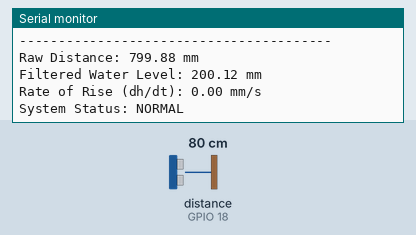
Recording of a program running on a simulated ESP32. Shown: the last lines printed to the serial monitor. Wiring (from diagram.json): ultrasonic range finder: trigger GPIO 5; echo GPIO 18. The test bench sets the inputs (shaded band); at power-on: distance to the obstacle (sensor on GPIO 18) 80 cm. The echo pulse lasts 58.3 µs per cm.

Above: at 5.8 s.
5.9 s: distance to the obstacle (sensor on GPIO 18) set to 2 cm
At 11.5 s:
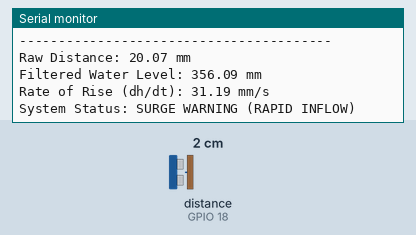
16.5 s: distance to the obstacle (sensor on GPIO 18) set to 4 cm
At 21.0 s:
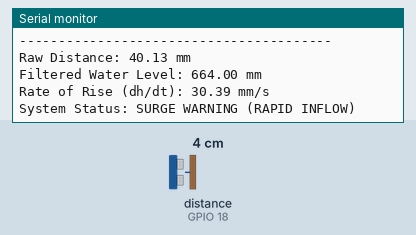
22.5 s: distance to the obstacle (sensor on GPIO 18) set to 60 cm
At 26.6 s:
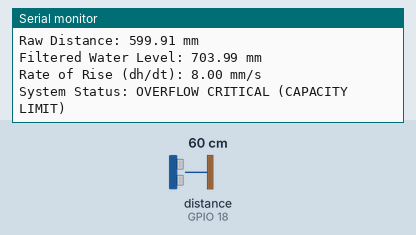
Timing chart, 0 to 28.1 s (numbered marks = the images above; inputs shaded):
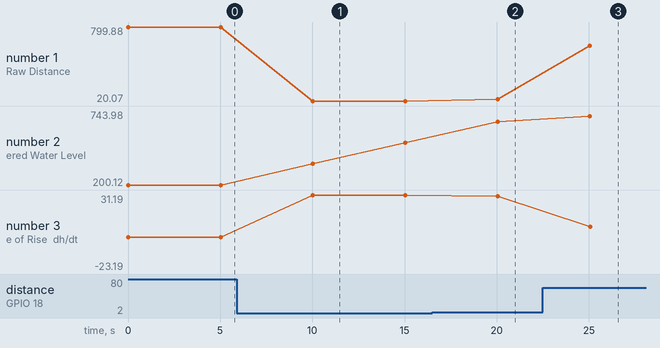

The program:

main.cpp
```cpp
#include <Arduino.h>
#include "esp_sleep.h"

// Set to true when running inside Wokwi simulator********
// Set to false when flashing to real ESP32 hardware**********
#define IS_SIMULATION true

// --- Pin Definitions ---
const int TRIG_PIN = 5;
const int ECHO_PIN = 18;

// --- Physical Drain Configuration ---
const float DRAIN_DEPTH_MM = 1000.0; // Drain depth in mm

// --- Power Saving Sleep Configuration ---
#define TIME_TO_SLEEP_SEC 5
#define uS_TO_S_FACTOR 1000000ULL

// --- Filtering Configuration ---
const int FILTER_WINDOW_SIZE = 5;

// RTA wala thiyena hinda , deep sleep eken passe values reset wenne na
RTC_DATA_ATTR float readings[FILTER_WINDOW_SIZE] = {0};
RTC_DATA_ATTR int readIndex = 0;
RTC_DATA_ATTR float total = 0.0;
RTC_DATA_ATTR float filteredWaterLevel = 0.0;
RTC_DATA_ATTR float previousWaterLevel = 0.0;
RTC_DATA_ATTR bool isFirstBoot = true;

// Surge Threshold (mm/sec rise rate)
const float SURGE_THRESHOLD_MM_S = 10.0;

float measureRawDistanceMM() {
  // Ensure trigger line is clear and settled
  digitalWrite(TRIG_PIN, LOW);
  delayMicroseconds(4);

  // 10 microsecond trigger pulse
  digitalWrite(TRIG_PIN, HIGH);
  delayMicroseconds(10);
  digitalWrite(TRIG_PIN, LOW);

  // Measure echo pulse (40ms timeout corresponds to ~6.8m maximum distance)
  long duration = pulseIn(ECHO_PIN, HIGH, 40000);
  if (duration <= 0) {
    return -1.0;
  }

  // Speed of sound = 343 m/s = 0.343 mm/us
  return (duration * 0.343) / 2.0;
}

void processDrainMeasurement() {
  float rawDistanceMM = measureRawDistanceMM();

  if (rawDistanceMM >= 0) {
    // 1. Calculate water level from surface distance
    float currentWaterLevel = DRAIN_DEPTH_MM - rawDistanceMM;
    if (currentWaterLevel < 0) currentWaterLevel = 0;

    // 2. Moving Average Filter using RTC persistent buffer
    if (isFirstBoot) {
      for (int i = 0; i < FILTER_WINDOW_SIZE; i++) {
        readings[i] = currentWaterLevel;
      }
      total = currentWaterLevel * FILTER_WINDOW_SIZE;
      filteredWaterLevel = currentWaterLevel;
      previousWaterLevel = currentWaterLevel;
      isFirstBoot = false;
    } else {
      total = total - readings[readIndex];
      readings[readIndex] = currentWaterLevel;
      total = total + readings[readIndex];
      readIndex = (readIndex + 1) % FILTER_WINDOW_SIZE;
      filteredWaterLevel = total / FILTER_WINDOW_SIZE;
    }

    // 3. Compute Rate of Rise (dh/dt)
    float timeDeltaSeconds = (float)TIME_TO_SLEEP_SEC;
    float rateOfRise = (filteredWaterLevel - previousWaterLevel) / timeDeltaSeconds;

    // 4. Alert Status Logic
    String status = "NORMAL";
    if (rateOfRise >= SURGE_THRESHOLD_MM_S) {
      status = "SURGE WARNING (RAPID INFLOW)";
    } else if (filteredWaterLevel >= (DRAIN_DEPTH_MM * 0.7)) {
      status = "OVERFLOW CRITICAL (CAPACITY LIMIT)";
    }

    // 5. Output Telemetry Data to Serial Monitor
    Serial.println("----------------------------------------");
    Serial.print("Raw Distance: "); Serial.print(rawDistanceMM); Serial.println(" mm");
    Serial.print("Filtered Water Level: "); Serial.print(filteredWaterLevel); Serial.println(" mm");
    Serial.print("Rate of Rise (dh/dt): "); Serial.print(rateOfRise); Serial.println(" mm/s");
    Serial.print("System Status: "); Serial.println(status);

    previousWaterLevel = filteredWaterLevel;
  } else {
    Serial.println("Sensor read timeout or invalid reading. Skipping cycle update...");
  }
}

void setup() {
  Serial.begin(115200);

  // Configure pins and guarantee default idle state
  pinMode(TRIG_PIN, OUTPUT);
  pinMode(ECHO_PIN, INPUT);
  digitalWrite(TRIG_PIN, LOW);

  if (IS_SIMULATION) {
    Serial.println("Simulation Mode Initialized.");
  } else {
    // Hardware deep sleep execution flow
    Serial.println("\n=== Node Wakeup ===");

    // Allow sensor line voltage and transducer to stabilize after wake
    delay(50);

    processDrainMeasurement();

    Serial.println("Entering deep sleep...");
    Serial.flush(); // Ensure all serial bytes transmit before shutting down CPU

    // Configure wakeup timer and enter deep sleep
    esp_sleep_enable_timer_wakeup((uint64_t)TIME_TO_SLEEP_SEC * uS_TO_S_FACTOR);
    esp_deep_sleep_start();
  }
}

void loop() {    // meeka run wenne suimulation eke witarai , deep sleep yana hinda real hardware use karaddi
  if (IS_SIMULATION) {
    processDrainMeasurement();
    delay(TIME_TO_SLEEP_SEC * 1000);
  }
}
```

Measured:
- after the input at 5.9 s, the serial monitor: prints a new line after 4.1 s (image 1)
- after the input at 16.5 s, the serial monitor: prints a new line after 3.5 s (image 2)
- after the input at 22.5 s, the serial monitor: prints a new line after 2.6 s (image 3)
- plotted number 1: 799.88 → 20.07 after the input at 5.9 s, 20.07 → 40.13 after the input at 16.5 s, 40.13 → 599.91 after the input at 22.5 s
- plotted number 2: 200.12 → 512.05 after the input at 5.9 s, 512.05 → 664 after the input at 16.5 s, 664 → 628.02 after the input at 22.5 s
- plotted number 3: 0 → 31.19 after the input at 5.9 s, 31.19 → 30.39 after the input at 16.5 s, 30.39 → -23.19 after the input at 22.5 s
